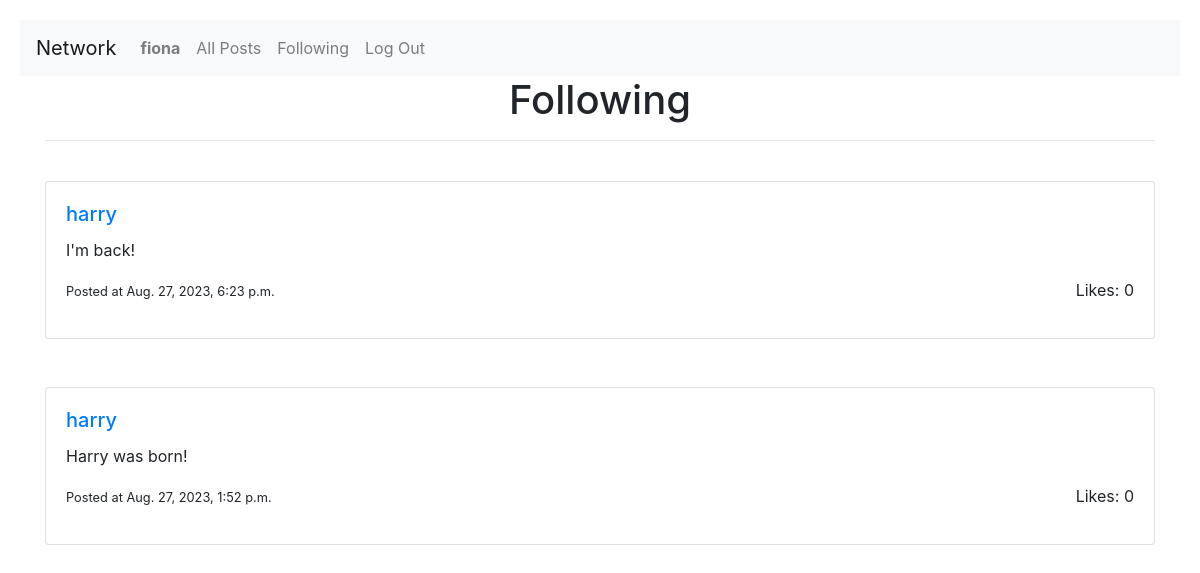
Page /following (signed in) on the committed database.
### network/models.py (models this page shows)
class User(AbstractUser):
    following = models.ManyToManyField('self', related_name='followers', symmetrical=False)

class Post(models.Model):
    username = models.ForeignKey('User', on_delete=models.CASCADE, related_name='posts')
    content = models.TextField()
    timestamp = models.DateTimeField(auto_now=True)
    likes = models.PositiveIntegerField(default=0)

### network/views.py (the view)
# urls.py: path('following', views.following, name='following'),
def following(request):
    following_list = request.user.following.all()
    following_posts = Post.objects.filter(username__in=following_list).order_by('timestamp').reverse()
    return render(request, 'network/following.html', {
        'following_posts': following_posts
    })

### network/templates/network/following.html
{% extends "network/layout.html" %}
{% block body %}
    <div class="container">
        <h1 class="center">Following</h1>
        <hr>
    </div>
    <div class="container">
        {% for post in following_posts %}
            <br>
            <div class="card">
                <div class="card-body">
                    <a href="{% url 'profile' username=post.username %}">
                        <h5 class="card-title">{{ post.username }}</h5>
                    </a>
                    <p class="card-text">{{ post.content }}</p>
                    <p style="float: right;">Likes: {{ post.likes }}</p>
                    <p class="card-text">
                        <small class="text-body-secondary">
                            Posted at {{ post.timestamp }}
                        </small>
                    </p>
                </div>
            </div>
            <br>
        {% empty %}
            <h3 class="center">You haven't followed anyone yet.</h3>
        {% endfor %}
    </div>
{% endblock %}

### network/templates/network/layout.html (shortened to what this page needs)
{% load static %}
<!DOCTYPE html>
<html lang="en">
    <head>
        <link rel="stylesheet" href="https://stackpath.bootstrapcdn.com/bootstrap/4.4.1/css/bootstrap.min.css">
        <link href="{% static 'network/styles.css' %}" rel="stylesheet">
    </head>
    <body>
        <nav class="navbar navbar-expand-lg navbar-light bg-light">
            <a class="navbar-brand" href="#">Network</a>
            <div>
              <ul class="navbar-nav mr-auto">
                {% if user.is_authenticated %}
                    <li class="nav-item">
                        <a class="nav-link" href="#"><strong>{{ user.username }}</strong></a>
                    </li>
                {% endif %}
                <li class="nav-item">
                  <a class="nav-link" href="{% url 'index' %}">All Posts</a>
                </li>
                {% if user.is_authenticated %}
                    <li class="nav-item">
                        <a class="nav-link" href="{% url 'following' %}">Following</a>
                    </li>
                    <li class="nav-item">
                        <a class="nav-link" href="{% url 'logout' %}">Log Out</a>
                    </li>
                {% endif %}
              </ul>
            </div>
        </nav>
        <div class="body">
            {% block body %}
            {% endblock %}
        </div>
    </body>
</html>

### network/static/network/styles.css (style rules this page uses)
body { margin: 20px; }
.center { display: flex; justify-content: center; }

### rows in the picture
User: username "fiona"
Post: username "harry", content "I'm back!", likes "0", timestamp "Aug. 27, 2023, 6:23 p.m."
Post: username "harry", content "Harry was born!", likes "0", timestamp "Aug. 27, 2023, 1:52 p.m."
